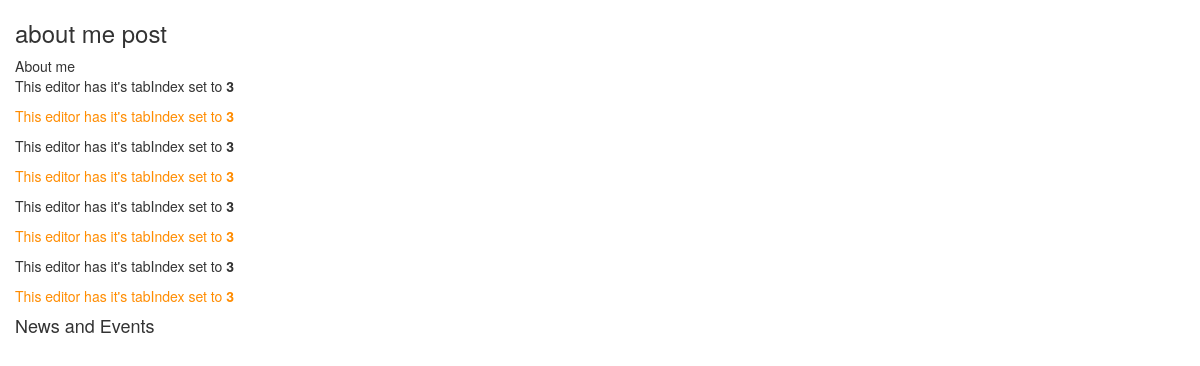
Page /Aboutme.php on the committed database.
### tables this page shows
CREATE TABLE IF NOT EXISTS `tb_information` (
  `id` int(11) NOT NULL AUTO_INCREMENT,
  `title` varchar(100) NOT NULL,
  `text_user` varchar(10000) NOT NULL,
  `category` varchar(100) NOT NULL,
  PRIMARY KEY (`id`)
);

### Aboutme.php (the view, shortened to what this page needs)
    <link rel="stylesheet" type="text/css" href="asset/css/bootstrap.css"/>
	<link rel="stylesheet" type="text/css" href="asset/css/bootstrap.min.css"/>
 <?php
	$servername = "localhost";
	$username = "root";
	$password = "123";
	$database="app_login";
$conn = mysqli_connect($servername, $username, $password,$database);
if ($conn->connect_error) {
    die("Connection failed: " . $conn->connect_error);
}else{
		$querys="select *from tb_information where category='About me'";
			$result = mysqli_query($conn, $querys);
		    if ($result) {?>
            <div class="col-md-8">
		       <?php foreach ($result as $key ) { ?>
				       		<h3><?php echo $key['title'];?></h3>
				        	<?php echo $key['category']?>
				          	<?php echo $key['text_user'];?>
				    <h4 class="bold-txt">News and Events</h4>
		       	<?php }
			}else {
					echo"can not insert data";
				}
		}
?>

### rows in the picture
tb_information: title "about me post", category "About me", text_user "This editor has it's tabIndex set to 3 This editor has it's tabIndex set to 3 This editor has it's tabIndex set to 3 This editor has it's tabIndex set to 3 This editor has it's tabIndex set to 3 This editor has it's tabIndex set to 3 This editor has it's tabIndex set to 3 This editor has it's tabIndex set to 3"
